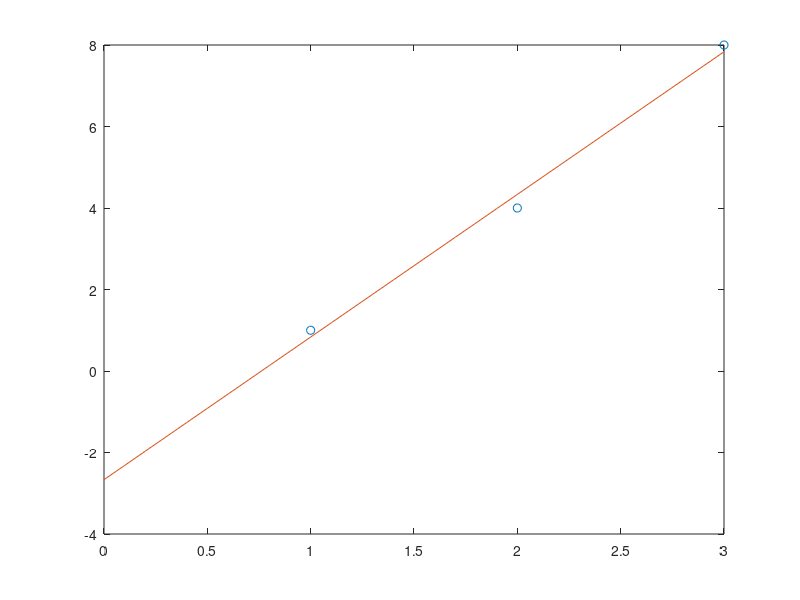
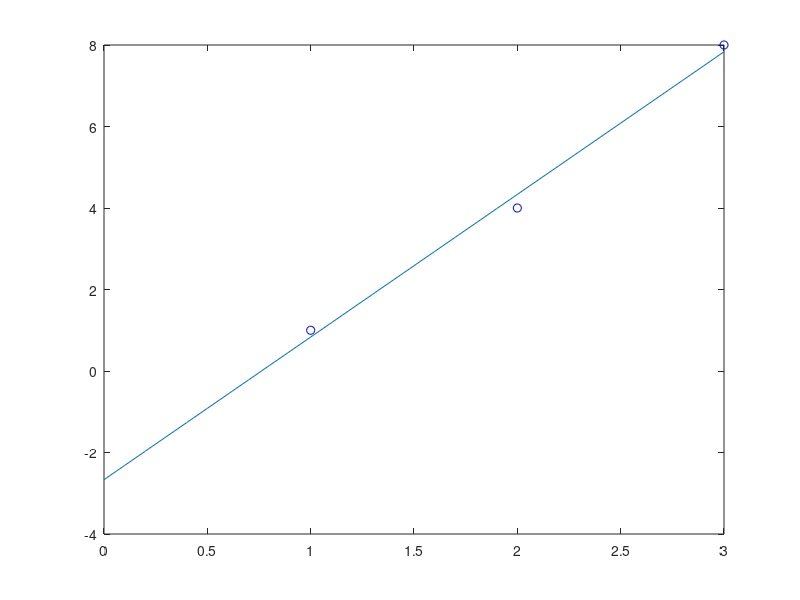

Reproduce these figures in MATLAB, in order.
clear all;clc;close all;
x=[1,2,3];
y=[1,4,8];
Sx=0;Sy=0;Sxx=0;Sxy=0;
n=3;
for i=1:n
    Sx=Sx+x(i);
    Sy=Sy+y(i);
    Sxx=Sxx+x(i).^2;
    Sxy=Sxy+x(i)*y(i);
end
m=(n*Sxy-Sy*Sx)/(n*Sxx-Sx*Sx);
b=(Sxx*Sy-Sxy*Sx)/(n*Sxx-Sx*Sx);
xp=0:0.1:3;
yp=m*xp+b;
plot(x,y,'o',xp,yp)
m
b
k=polyfit(x,y,1);
ypp=polyval(k,xp);
figure 
plot(x,y,'bo',xp,ypp)
